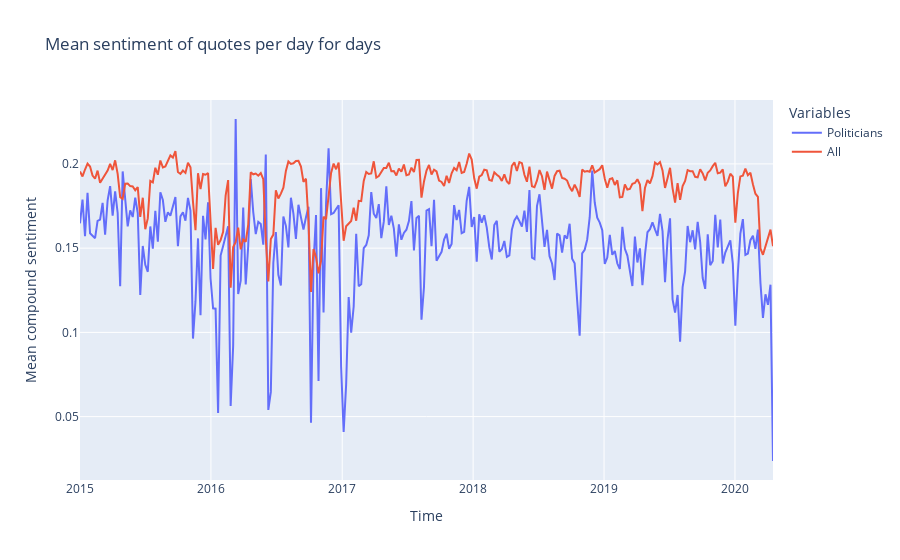

Write notebook code for a chart like this one.
### Code cell
# Creating line diagram for average compound score over different timeperiods for the different demographics


pol_week = frames[3].resample('7D').mean()
all_week = frames[0].resample('7D').mean()

line = px.line(y=[pol_week.compound, all_week.compound], x=pol_week.index, title="Mean sentiment of quotes per day for days", category_orders={'Dates': frames[3].index}, labels={
                    'value':'Mean compound sentiment',
                    'x': 'Time',
                    'variable': 'Variables'
                    })

line.update_traces(hovertemplate="<b>Day: </b> %{wide_variable_1} <br>")
line.data[0].name="Politicians"
line.data[1].name="All"

#line.write_html(data_path + 'analyzed/images/line_compound_pol_all_week.html', full_html=False,
#                        include_plotlyjs='cdn')


line.show()

### Figure 1 — Plotly figure (JSON) as saved in the notebook; plotly's stock layout.template omitted (floating-point values rounded to 4 significant figures; data arrays with more than 128 entries replaced by an {"elided": "..."} marker saying what was removed)
{"data": [{"hovertemplate": "<b>Day: </b> %{wide_variable_1} <br>", "legendgroup": "wide_variable_0", "line": {"color": "#636efa", "dash": "solid"}, "marker": {"symbol": "circle"}, "mode": "lines", "name": "Politicians", "orientation": "v", "showlegend": true, "type": "scatter", "x": {"elided": "277 str values"}, "xaxis": "x", "y": {"elided": "277 float values"}, "yaxis": "y"}, {"hovertemplate": "<b>Day: </b> %{wide_variable_1} <br>", "legendgroup": "wide_variable_1", "line": {"color": "#EF553B", "dash": "solid"}, "marker": {"symbol": "circle"}, "mode": "lines", "name": "All", "orientation": "v", "showlegend": true, "type": "scatter", "x": {"elided": "277 str values"}, "xaxis": "x", "y": {"elided": "277 float values"}, "yaxis": "y"}], "layout": {"legend": {"title": {"text": "Variables"}, "tracegroupgap": 0}, "title": {"text": "Mean sentiment of quotes per day for days"}, "xaxis": {"anchor": "y", "domain": [0, 1], "title": {"text": "Time"}}, "yaxis": {"anchor": "x", "domain": [0, 1], "title": {"text": "Mean compound sentiment"}}}}
